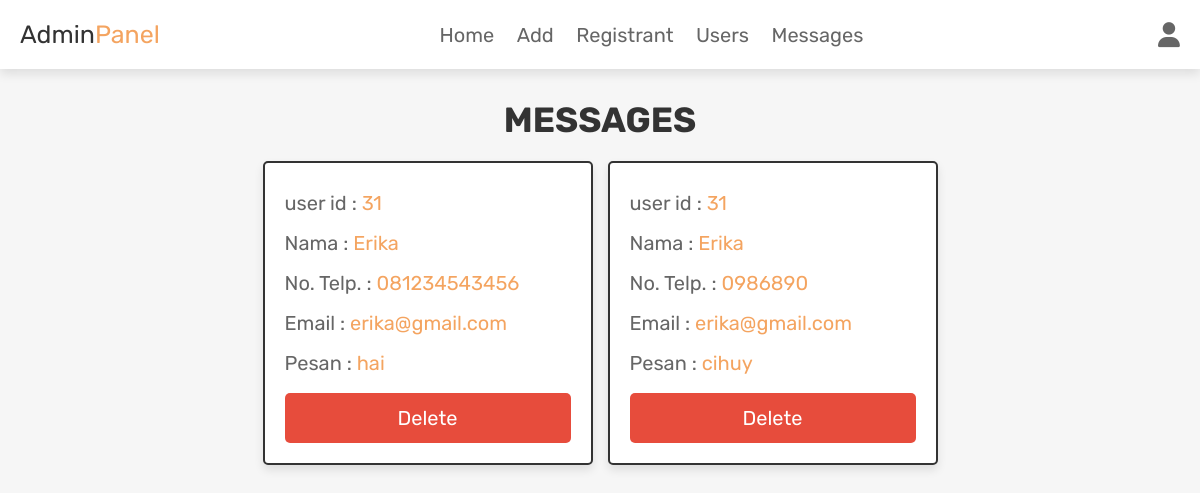
Screenshot of /admin_contacts.php (signed in) with the database file from the repository.
### tables this page shows
CREATE TABLE `message` (
  `id` int(100) NOT NULL,
  `user_id` int(100) NOT NULL,
  `name` varchar(100) NOT NULL,
  `email` varchar(100) NOT NULL,
  `number` varchar(12) NOT NULL,
  `message` varchar(500) NOT NULL
);

### admin_contacts.php (the view, shortened to what this page needs)
<?php
@include 'config.php';
?>
<!DOCTYPE html>
<html lang="en">
<head>
   <link rel="stylesheet" href="https://cdnjs.cloudflare.com/ajax/libs/font-awesome/6.1.1/css/all.min.css">
   <link rel="stylesheet" href="css/admin_style.css">
</head>
<body>
<?php include 'admin_header.php'; ?>
<section class="messages">
   <h1 class="title">messages</h1>
   <div class="box-container">
   <?php
      $select_message = $conn->prepare("SELECT * FROM `message`");
      $select_message->execute();
      if($select_message->rowCount() > 0){
         while($fetch_message = $select_message->fetch(PDO::FETCH_ASSOC)){
   ?>
   <div class="box">
      <p> user id : <span><?= $fetch_message['user_id']; ?></span> </p>
      <p> Nama : <span><?= $fetch_message['name']; ?></span> </p>
      <p> No. Telp. : <span><?= $fetch_message['number']; ?></span> </p>
      <p> Email : <span><?= $fetch_message['email']; ?></span> </p>
      <p> Pesan : <span><?= $fetch_message['message']; ?></span> </p>
      <a href="admin_contacts.php?delete=<?= $fetch_message['id']; ?>" onclick="return confirm('delete this message?');" class="delete-btn">delete</a>
   </div>
   <?php
         }
      }else{
         echo '<p class="empty">you have no messages!</p>';
      }
   ?>
   </div>
</section>
</body>
</html>

### css/admin_style.css (style rules this page uses)
.messages .box-container { display: grid; grid-template-columns: repeat(auto-fit, 33rem); gap:1.5rem; align-items: flex-start; justify-content:center; }
.messages .box-container .box { border:var(--border); box-shadow: var(--box-shadow); background-color: var(--white); border-radius: .5rem; padding:2rem; }
.messages .box-container .box p { line-height: 1.5; padding:.5rem 0; font-size: 2rem; color:var(--light-color); }
.messages .box-container .box p span { color:var(--green); }

### css/components.css (style rules this page uses)
:root { --green:#F4A460; --orange:#19284C; --red:#e74c3c; --black:#333; --light-color:#666; --white:#fff; --light-bg:#f6f6f6; --border:.2rem solid var(--black); --box-shadow:0 .5rem 1rem rgba(0,0,0,.1); }
* { font-family: 'Rubik', sans-serif; margin:0; padding:0; box-sizing: border-box; outline: none; border:none; text-decoration: none; color:var(--black); }
body { background-color: var(--light-bg); }
html { font-size: 62.5%; overflow-x: hidden; scroll-behavior: smooth; scroll-padding-top: 6.5rem; }
section { padding:3rem 2rem; max-width: 1200px; margin:0 auto; }
.btn, .delete-btn, .option-btn { display: block; width: 100%; margin-top: 1rem; border-radius: .5rem; color:var(--white); font-size: 2rem; padding:1.3rem 3rem; text-transform: capitalize; cursor: pointer; text-align: center; }
.delete-btn { background-color: var(--red); }
.title { text-align: center; margin-bottom: 2rem; text-transform: uppercase; color:var(--black); font-size: 3.5rem; }

### rows the page displays
message: user "31", name "Erika", number "081234543456", email "erika@gmail.com", message "hai"
message: user "31", name "Erika", number "0986890", email "erika@gmail.com", message "cihuy"
